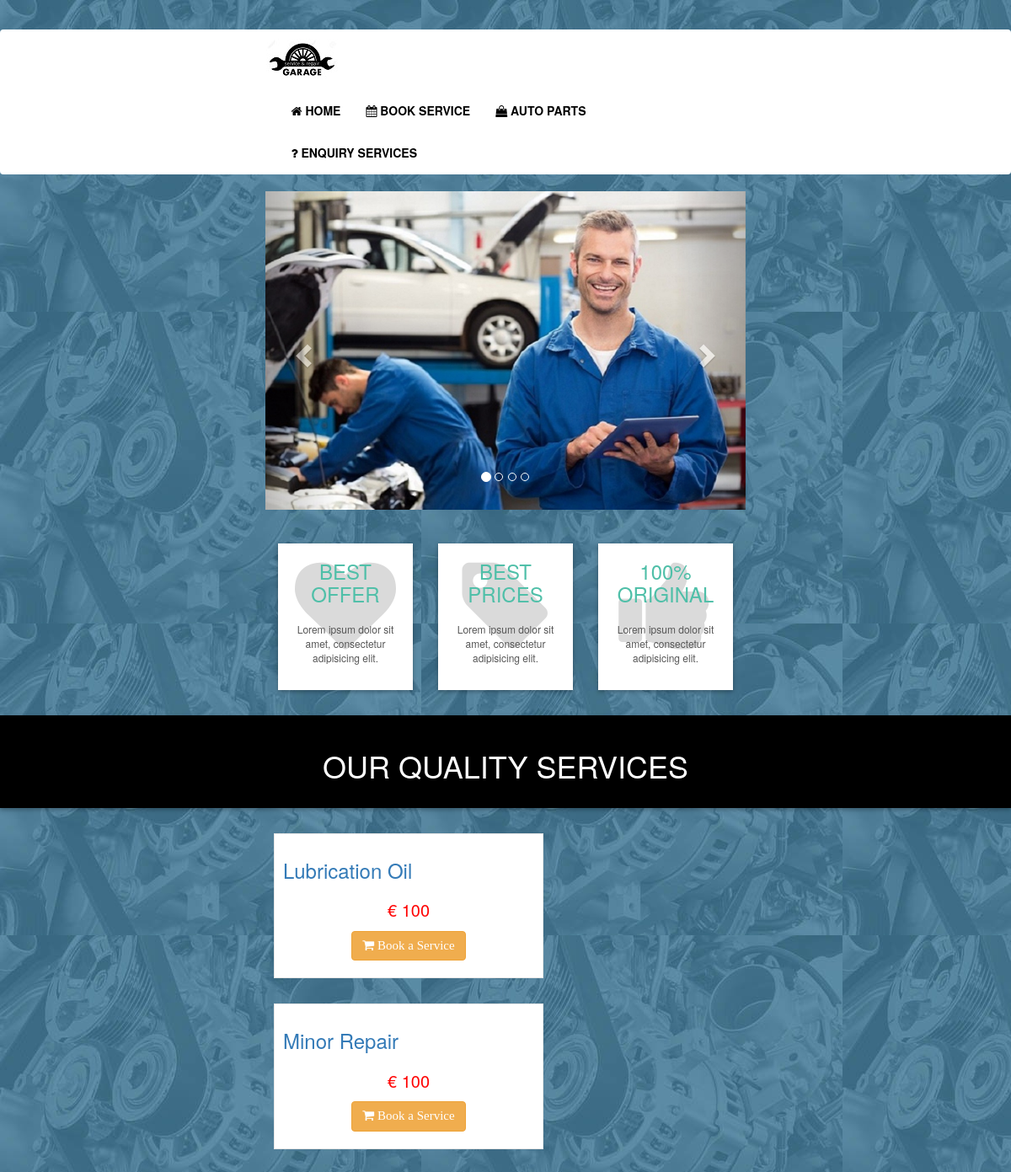
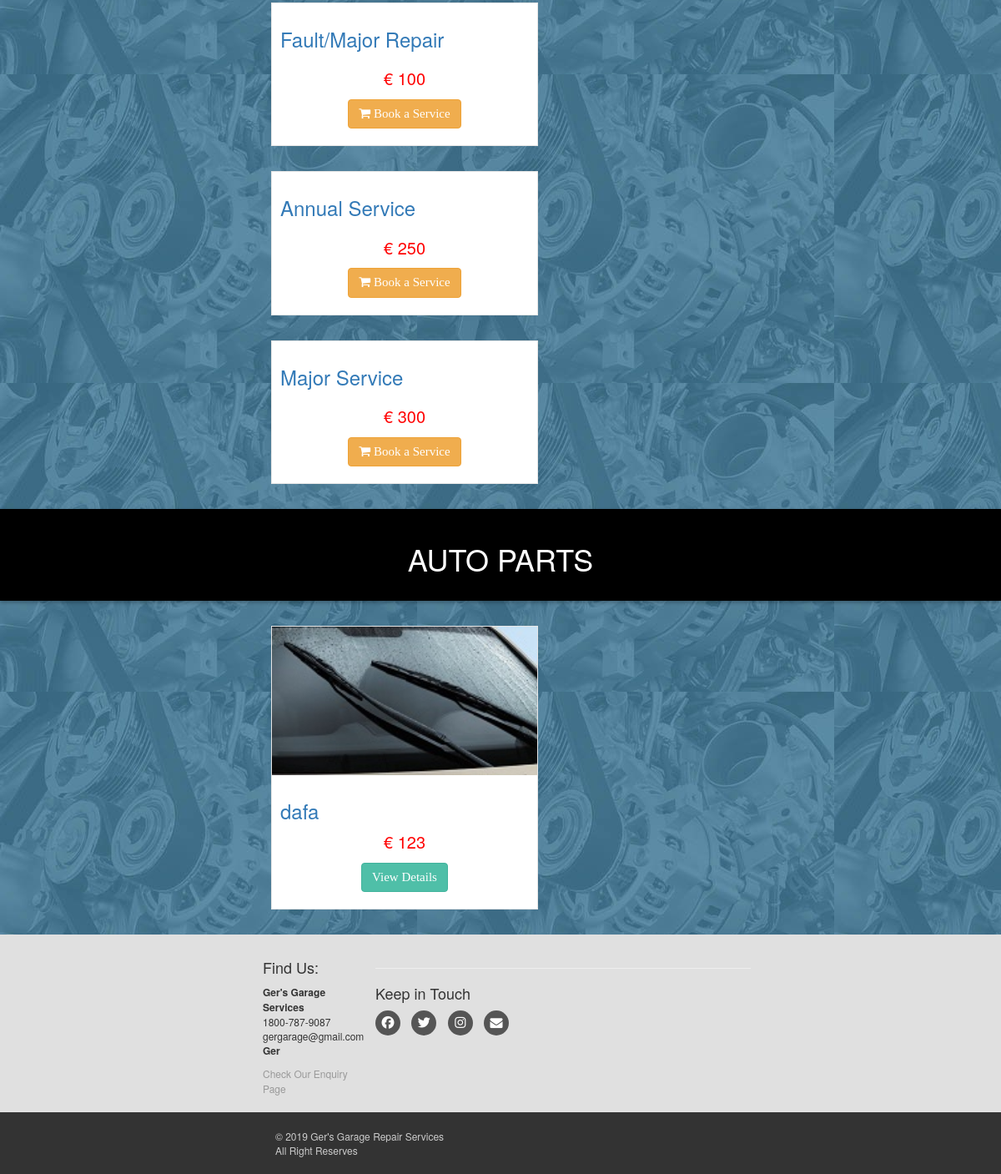
The page / on the database its author committed (2 pictures, top to bottom).
### tables this page shows
CREATE TABLE `slider` (
  `slide_id` int(10) NOT NULL,
  `slide_name` varchar(255) NOT NULL,
  `slide_image` text NOT NULL
);

CREATE TABLE `tblservicetype` (
  `ID` int(10) NOT NULL,
  `ServiceType` varchar(250) NOT NULL,
  `ServicePrice` int(11) NOT NULL
);

CREATE TABLE `products` (
  `product_id` int(10) NOT NULL,
  `p_cat_id` int(10) NOT NULL,
  `cat_id` int(10) NOT NULL,
  `date` timestamp NOT NULL DEFAULT CURRENT_TIMESTAMP ON UPDATE CURRENT_TIMESTAMP,
  `product_title` varchar(250) NOT NULL,
  `product_img1` varchar(500) NOT NULL,
  `product_price` int(10) NOT NULL,
  `product_keywords` varchar(250) NOT NULL,
  `product_desc` varchar(255) NOT NULL
);

### functions/functions.php (the view, shortened to what this page needs)
<?php
$db=mysqli_connect("localhost","root","","ger");
function getPro(){
    global $db;
    $get_products = "select * from products order by 1 DESC LIMIT 0,8";
    $run_products = mysqli_query($db,$get_products);
    while($row_products=mysqli_fetch_array($run_products)){
        $pro_id = $row_products['product_id'];
        $pro_title = $row_products['product_title'];
        $pro_price = $row_products['product_price'];
        $pro_img1 = $row_products['product_img1'];
        echo "
        <div class='col-md-4 col-sm-6 single'>
            <div class='product'>
                <a href='details.php?pro_id=$pro_id'>
                    <img class='img-responsive' src='admin/product_images/$pro_img1'>
                </a>
                <div class='text'>
                    <h3>
                        <a href='details.php?pro_id=$pro_id'>
                            $pro_title
                        </a>
                    </h3>
                    <p class='price' style='font-size:20px; color:red;'  >
                    € $pro_price
                    </p>
                    <p class='button'>
                        <a class='btn btn-primary' href='details.php?pro_id=$pro_id'>
                            View Details
                        </a>
                    </p>
                </div>
            </div>
        </div>
        ";
    }
}
function getSer(){
    global $db;
    $get_services = "select * from tblservicetype order by 1 DESC LIMIT 0,8";
    $run_services = mysqli_query($db,$get_services);
    while($row_services=mysqli_fetch_array($run_services)){
        $ID = $row_services['ID'];
        $ser_type = $row_services ['ServiceType'];
        $ser_price = $row_services['ServicePrice'];
        echo "
        <div class='col-md-4 col-sm-6 single'>
            <div class='product'>
                <div class='text'>
                    <h3>
                        <a href='services_details.php?ID=$ID'>
                            $ser_type
                        </a>
                    </h3>
                    <h3 style='color:green;'>
                    </h3>
                    <p class='price' style='font-size:20px; color:red;'  >
                    € $ser_price
                    </p>
                    <p class='button'>
                        <a class='btn btn-warning' href='landing.php?ID=$ID'>
                            <i class='fa fa-shopping-cart'></i> Book a Service
                        </a>
                    </p>
                </div>
            </div>
        </div>
        ";
    }
}
?>

### includes/header.php (shortened to what this page needs)
<?php
include("functions/functions.php");
?>
<!DOCTYPE html>
<html lang="en">
<head>
    <link rel="stylesheet" href="styles/bootstrap-337.min.css">
    <link rel="stylesheet" href="font-awsome/css/font-awesome.min.css">
    <link rel="stylesheet" href="styles/style.css">
</head>
<body>
   <div id="top">
       <div class="container">
          <div class="col-md-6">
               <ul class="menu">
               </ul>
           </div>
       </div>
   </div>
   <div id="navbar" class="navbar navbar-primary">
       <div class="container">
           <div class="navbar-header">
               <a href="index.php" class="navbar-brand home">
                   <img src="images/ger-garage-logo.jpg" alt="Ger Garage Logo" class="hidden-xs">
               </a>
           </div>
           <div class="navbar-collapse collapse" id="navigation">
               <div class="padding-nav">
                   <ul class="nav navbar-nav left">
                       <li class="<?php if($active=='Home') echo"active"; ?>">
                           <a href="index.php"><i class="fa fa-home"></i> Home</a>
                       </li>
                       <li class="<?php if($active=='Login') echo"active"; ?>">
                       <?php if($_SESSION['adid'] == 0 && $_SESSION['sid'] == 0 ){ ?>
                           <a href="landing.php"><i class="fa fa-calendar"></i> Book Service </a>
                        <?php }elseif(isset($_SESSION['adid'])){ ?>
                            <a href="admin/dashboard.php"><i class="fa fa-calendar"></i> Book Service </a>
                        <?php }elseif(isset($_SESSION['sid'])){?>
                            <a href="customer/dashboard.php"><i class="fa fa-calendar"></i> Book Service </a>
<?php                           }?>
                       </li>
                       <li class="<?php if($active=='Shop') echo"active"; ?>">
                           <a href="shop.php"><i class="fa fa-shopping-bag"></i> Auto Parts</a>
                       </li>
                       <li class="<?php if($active=='Contact') echo"active"; ?>">
                           <a href="enquiry.php"><i class="fa fa-question"></i> Enquiry Services</a>
                       </li>
                   </ul>
               </div>
           </div>
       </div>
   </div>

### index.php (shortened to what this page needs)
<?php
    $active='Home';
    include("includes/header.php");
?>
<div class="container" id="slider">
    <div class="col-md-12">
        <div class="carousel slide" id="myCarousel" data-ride="carousel">
            <ol class="carousel-indicators">
                <li class="active" data-target="#myCarousel" data-slide-to="0"></li>
                <li data-target="#myCarousel" data-slide-to="1"></li>
                <li data-target="#myCarousel" data-slide-to="2"></li>
                <li data-target="#myCarousel" data-slide-to="3"></li>
            </ol>
            <div class="carousel-inner">
                <?php
                   $get_slides = "select * from slider LIMIT 0,1";
                   $run_slides = mysqli_query($con,$get_slides);
                   while($row_slides=mysqli_fetch_array($run_slides)){
                       echo "<div class='item active'><img src='admin/slides_images/slide-1.jpg'></div>";
                   }
                   ?>
            </div>
            <a href="#myCarousel" class="left carousel-control" data-slide="prev">
                <span class="glyphicon glyphicon-chevron-left"></span>
            </a>
            <a href="#myCarousel" class="right carousel-control" data-slide="next">
                <span class="glyphicon glyphicon-chevron-right"></span>
            </a>
        </div>
    </div>
</div>
<div id="advantages">
    <div class="container">
        <div class="same-height-row">
            <div class="col-sm-4">
                <div class="box same-height">
                    <div class="icon">
                        <i class="fa fa-heart"></i>
                    </div>
                    <h3><a href="#">Best Offer</a></h3>
                    <p>Lorem ipsum dolor sit amet, consectetur adipisicing elit. </p>
                </div>
            </div>
            <div class="col-sm-4">
                <div class="box same-height">
                    <div class="icon">
                        <i class="fa fa-tag"></i>
                    </div>
                    <h3><a href="#">Best Prices</a></h3>
                    <p>Lorem ipsum dolor sit amet, consectetur adipisicing elit.</p>
                </div>
            </div>
            <div class="col-sm-4">
                <div class="box same-height">
                    <div class="icon">
                        <i class="fa fa-thumbs-up"></i>
                    </div>
                    <h3><a href="#">100% Original</a></h3>
                    <p>Lorem ipsum dolor sit amet, consectetur adipisicing elit.</p>
                </div>
            </div>
        </div>
    </div>
</div>
<div id="hot">
    <div class="box">
        <div class="container">
            <div class="col-md-12">
                <h2>
                    Our Quality Services
                </h2>
            </div>
        </div>
    </div>
</div>
<div id="content" class="container">
    <div class="row">
        <?php
           getSer();
           ?>
    </div>
</div>
<div id="hot">
    <div class="box">
        <div class="container">
            <div class="col-md-12">
                <h2>
                    Auto Parts
                </h2>
            </div>
        </div>
    </div>
</div>
<div id="content" class="container">
    <div class="row">
        <?php
           getPro();
           ?>
    </div>
</div>
<?php
    include("includes/footer.php");
    ?>
</body>
</html>

### includes/footer.php (shortened to what this page needs)
<div id="footer">
    <div class="container">
        <div class="row">
            <div class="com-sm-6 col-md-3">
                <h4>Find Us:</h4>
                <p>
                    <strong>Ger's Garage Services</strong>
                      <br/>1800-787-9087
                       <br/>gergarage@gmail.com
                        <br/><strong>Ger</strong>
                </p>
                   <a href="enquiry.php">Check Our Enquiry Page </a>
                            </div>
                <hr>
                <h4>Keep in Touch</h4>
                <p class="social">
                    <a href="https://www.facebook.com/" class="fa fa-facebook"></a>
                    <a href="https://twitter.com/login" class="fa fa-twitter"></a>
                    <a href="https://www.instagram.com/" class="fa fa-instagram"></a>
                    <a href="https://accounts.google.com/signin" class="fa fa-envelope"></a>
                </p>
        </div>
    </div>
</div>
<link rel="stylesheet" href="https://cdnjs.cloudflare.com/ajax/libs/font-awesome/4.7.0/css/font-awesome.min.css">
<div id="copyright">
    <div class="container">
        <div class="col-md-6">
            <p class="pull-left">&copy; 2019 Ger's Garage Repair Services <br/>All Right Reserves</p>
        </div>
    </div>
</div>

### styles/style.css (style rules this page uses)
body { font-size: 12px; line-height: 1.42857143; color: #333333; background: #515a5a; overflow-x: hidden; background-image: url('../images/bg-1.jpg') }
#top { background: ; padding: 10px 0; background-position: right; }
#top ul.menu { padding-top: 15px; margin: 0px; text-align: right; font-size: 12px; list-style: none; }
.navbar { background: white; }
.navbar-brand { float: left; padding: 10px 15px; font-size: 18px; line-height: 20px; height: 70px; }
.navbar ul.nav > li > a { text-transform: uppercase; font-weight: bold; font-size: 14px; color: black; }
.padding-nav { padding-top: 4px; }
.btn-primary { color: rgb(255, 255, 255); background: rgb(79, 191, 168); border-color: rgb(65, 179, 156); }
#slider { margin-bottom: 40px; border-width:inherit; box-sizing: content-box; }
#advantages { text-align: center; }
.box { background: #ffffff; margin: 0 0 30px; border: 1px #e6e6e6; box-sizing: border-box; padding: 20px; box-shadow: 0px 2px 5px rgba(0, 0, 0, .3); }
#advantages .box .icon { position: absolute; font-size: 120px; width: 100%; text-align: center; top: -20px; left: 0px; height: 100%; float: left; color: #dadada; box-sizing: border-box; z-index: 1; }
#advantages .box h3 { position: relative; margin: 0 0 20px; font-weight: 300; text-transform: uppercase; z-index: 2; }
#advantages .box h3 a { color: #4fbfa8; }
#advantages .box p { position: relative; z-index: 2; color: #555555; }
#hot .box { background-color: black; border-radius: 0px; }
#hot h2 { font-size: 36px; font-weight: 400; color: #ffffff; text-align: center; text-transform: uppercase; }
#content { padding-left: 25px; }
.single { width: 350px; }
#content .product { background: #ffffff; border: solid 1px #e6e6e6; margin-bottom: 30px; box-sizing: border-box; }
#content .product .text { padding: 10px 10px 0px; }
#content .product .text p.price { font-size: 18px; text-align: center; font-weight: 400; }
#content .product .text .button { text-align: center; clear: both; }
#content .product .text .button .btn { margin-bottom: 10px; font-family: fantasy; font-size: 15px; }
#footer { background:#e0e0e0; padding: 20px 0; }
#footer a { color: #999999; padding: 0px; text-decoration: none; }
#footer .social { text-align: left; }
#footer .social a { margin: 0px 10px 0px 0px; display: inline-block; color: #ffffff; width:30px; height: 30px; border-radius: 15px; line-height: 30px; font-size: 15px; text-align: center; vertical-align: bottom; background: #555555; text-decoration: none; }
#copyright { background:#333333; color:#cccccc; padding: 20px 0px; font-size: 12px; }
#copyright p { margin: 0px; }
.container { position: relative; width: 50%; }
.container img { width: 100%; height: auto; }

### rows shown on the page
tblservicetype: ServiceType "Lubrication Oil", ServicePrice "100"
tblservicetype: ServiceType "Minor Repair", ServicePrice "100"
tblservicetype: ServiceType "Fault/Major Repair", ServicePrice "100"
tblservicetype: ServiceType "Annual Service", ServicePrice "250"
tblservicetype: ServiceType "Major Service", ServicePrice "300"
products: product_img1 (picture), product_title "dafa", product_price "123"
